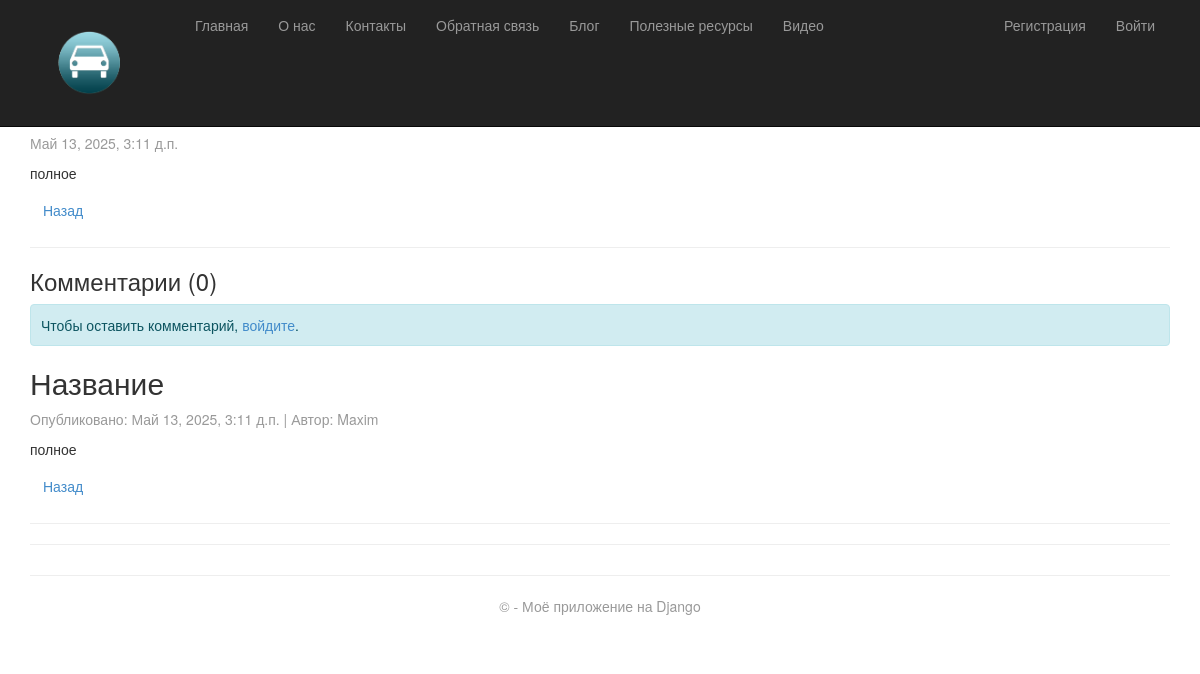
The app's page /blog/2/ with its own data.
### app/models.py (models this page shows, shortened)
class Blog(models.Model):
    title = models.CharField(max_length=200, verbose_name="Заголовок")
    short_content = models.TextField(verbose_name="Краткое содержание")
    full_content = models.TextField(verbose_name="Полное содержание")
    posted = models.DateTimeField(default=timezone.now, verbose_name="Дата публикации")
    image = models.ImageField(upload_to='blog_images/', null=True, blank=True, verbose_name="Изображение")
    author = models.ForeignKey(
        User,
        null=True,
        blank=True,
        on_delete=models.SET_NULL,
        verbose_name="Автор"
    )

### app/views.py (the view)
# urls.py: path('blog/<int:pk>/', views.blog_detail, name='blog_detail'),
def blog_detail(request, pk):
    post = get_object_or_404(Blog, pk=pk)
    comments = Comment.objects.filter(post=post).order_by('-date')
    if request.method == 'POST':
        form = CommentForm(request.POST)
        if form.is_valid():
            comment = form.save(commit=False)
            comment.author = request.user
            comment.post = post
            comment.date = datetime.now()
            comment.save()
            return redirect('blog_detail', pk=post.pk)
    else:
        form = CommentForm()
    return render(request, 'app/blog_detail.html', {
        'post': post,
        'comments': comments,
        'form': form,
    })

### app/templates/app/blog_detail.html (shortened to what this page needs)
{% extends "app/layout.html" %}
{% block content %}
<div class="blog-post">
    <h2>{{ post.title }}</h2>
    <p class="text-muted">{{ post.posted }}</p>
    <p>{{ post.full_content|linebreaksbr }}</p>
    <a href="{% url 'blog_list' %}" class="btn btn-secondary">Назад</a>
</div>
<hr>
<div class="comments-section">
    <h3>Комментарии ({{ comments.count }})</h3>
    {% if user.is_authenticated %}
    <h4>Добавить комментарий</h4>
    <form method="post">
        {% csrf_token %}
        {{ form.as_p }}
        <button type="submit" class="btn btn-primary">Отправить</button>
    </form>
    {% else %}
    <div class="alert alert-info">
        Чтобы оставить комментарий, <a href="{% url 'login' %}">войдите</a>.
    </div>
    {% endif %}
    <div class="blog-post">
        <h2>{{ post.title }}</h2>
        <p class="text-muted">
            Опубликовано: {{ post.posted }} |
            Автор: {% if post.author %}{{ post.author.username }}{% else %}Администратор{% endif %}
        </p>
        <p>{{ post.full_content|linebreaksbr }}</p>
        <a href="{% url 'blog_list' %}" class="btn btn-secondary">Назад</a>
    </div>
<hr>
</div>
{% endblock %}

### app/static/app/content/site.css (style rules this page uses)
body { padding-top: 70px; padding-bottom: 20px; }
.comments-section { margin-top: 2rem; }
.alert-info { background-color: #d1ecf1; border-color: #bee5eb; color: #0c5460; padding: 10px; border-radius: 4px; }

### records on screen
Blog: posted "Май 13, 2025, 3:11 д.п.", full_content "полное", title "Название", author.username "Maxim"

### other values on screen
{{ comments.count }} "0"
